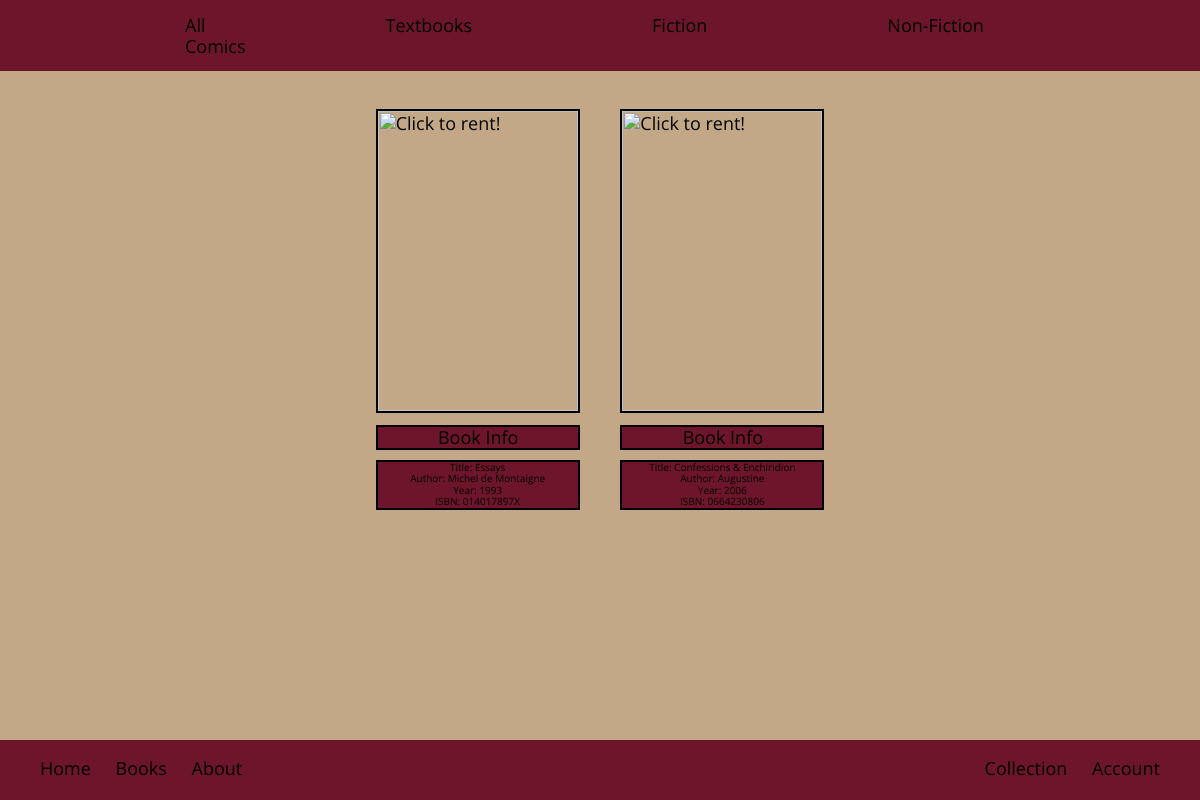
Page /html&php/library.php?genre=3 (signed in) on the earlier database version.
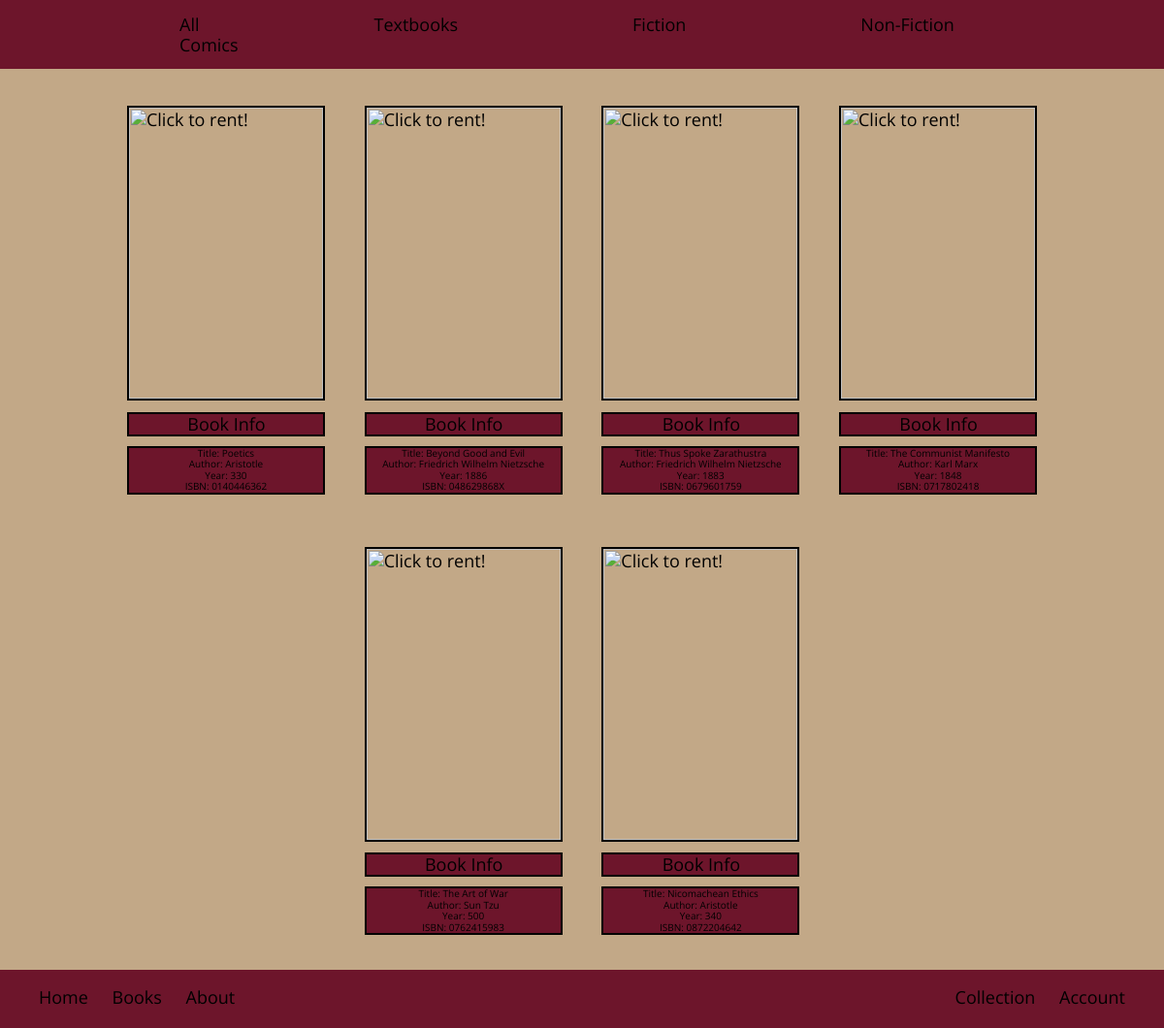
Same page on the later database version.
### tables this page shows
CREATE TABLE IF NOT EXISTS Books(
    `bookISBN` VARCHAR(10),
    `bookName` VARCHAR(100),
    `bookAuthor` VARCHAR(50),
    `publisher` VARCHAR(100),
    `year` INT,
    `genreID` INT NOT NULL,
    PRIMARY KEY (`bookISBN`)
);

### php/connectToDBAdmin.php (called while the page is built, shortened)
<?php
class NovelConnection {
	private $host = "localhost";
	private $user = "root";
	private $password = "";
	private $database = "NovelReads";
	private $conn;
	function __construct() {
		$this->conn = $this->connect();
	}
	function connect() {
		$conn = mysqli_connect($this->host,$this->user,$this->password,$this->database);
		return $conn;
	}
	function runQuery($query) {
		$result = mysqli_query($this->conn,$query);
		while($row=mysqli_fetch_assoc($result)) {
			$resultset[] = $row;
		}
		if (!empty($resultset))
			return $resultset;
	}
}
?>

### html&php/library.php (the view, shortened to what this page needs)
<?php
    require "../php/connectToDBAdmin.php";
    $handler = new NovelConnection();
?>
<!DOCTYPE html>
<html lang="en">
    <head>
        <link rel="stylesheet" type="text/css" href="../css/normalize.css">
        <link rel="stylesheet" type="text/css" href="../css/library.css">
    </head>
    <div class="nav-bar">
            <ul class="nav-bar">
                <li><a class="link-space" href="./library.php">All</a></li>
                <li><a class="link-space" href="./library.php?genre=1">Textbooks</a></li>
                <li><a class="link-space" href="./library.php?genre=2">Fiction</a></li>
                <li><a class="link-space" href="./library.php?genre=3">Non-Fiction</a></li>
                <li><a class="link-space" href="./library.php?genre=4">Comics</a></li>
            </ul>
    </div>
    <div class="product-box">
        <?php
            if (!isset($_GET["genre"])) {
                $product_array = $handler->runQuery("SELECT * FROM `Books` ORDER BY 'bookISBN' ASC");
            } else {
                $product_array = $handler->runQuery("SELECT * FROM `Books` WHERE `genreID` = '$_GET[genre]' ORDER BY 'bookISBN' ASC");
            }
            if (!empty($product_array)) {
                foreach($product_array as $key=>$value) {
        ?>
                <div class="product-inner-img">
                    <form method="post" action="library.php?action=add&ISBN=<?php echo $product_array[$key]["bookISBN"]; ?>">
                        <input title="Click to rent!" class="product-img" type="image" src="https://covers.openlibrary.org/b/isbn/<?php echo $product_array[$key]["bookISBN"];?>-L.jpg"/>
                    </form>
                    <p class="info-link">
                        <span id="info">Book Info</span>
                        <p class="hidden-info">
                            Title: <?php echo $product_array[$key]["bookName"];?></br>
                            Author: <?php echo $product_array[$key]["bookAuthor"];?></br>
                            Year: <?php echo $product_array[$key]["year"];?></br>
                            ISBN: <?php echo $product_array[$key]["bookISBN"];?></br>
                        </p>
                    </p>
                </div>
            <?php
                }
            }
            ?>
    </div>
    <div class="footer">
            <p class="footer-text-left">
                <a href="./index.php" class="menu">Home</a>
                <a href="./library.php" class="menu">Books</a>
                <a href="./index.php" class="menu">About</a>
            </p>
            <p class="footer-text-right">
                <?php
                if ($_SESSION['success'] == 1) {
                ?>
                    <a href="./collection.php" class="menu">Collection</a>
                <?php
                }?>
                <a href="./accountinfo.php" class="menu">Account</a>
            </p>
    </div>
</html>

### css/library.css (style rules this page uses)
html, body { background-color: #C2A887; font-family: 'Open Sans';font-size: 18px; justify-content: center; }
div.nav-bar { padding: 10px 0px 10px 0px; background-color: #6D152B; }
ul.nav-bar { margin: 0; padding: 5px; justify-content: space-between; overflow: hidden; }
li { padding: 0 0 0 10em; display: block; float: left; list-style-type: none; text-decoration: none; }
a.link-space { text-decoration: none; font-size: 18px; color: inherit; width: 100%; transition: 0.5s; }
div.product-box { margin: 20px 100px 60px 100px; text-align: center; height: inherit; }
div.product-inner-img { position: relative; display: inline-block; padding: 1rem 1rem; vertical-align: middle; transition: 0.5s; }
input.product-img { border: 2px solid black; height: 300px; width: 200px; }
p.info-link { border: 2px solid black; background-color: #6D152B; padding: 0px 59px 0px 60px; margin: 10px 0 10px 0; text-decoration: none; color: black; }
p.hidden-info { font-size: 10px; border: 2px solid black; background-color: #6D152B; text-decoration: none; color: black; }
.footer { position:fixed; bottom:0; width:100%; height: 60px; background-color: #6D152B; }
.footer-text-left { font-size:18px; padding-left:40px; float:left; word-spacing:20px; text-decoration: none; }
.footer-text-right { font-size:18px; padding-right:40px; float:right; word-spacing:20px; text-decoration: none; }
a.menu { text-decoration: none; color: inherit; transition: 0.5s; }

Differences in the rows shown:
removed books: bookName "Essays", bookAuthor "Michel de Montaigne", year "1993", bookISBN "014017897X"
removed books: bookName "Confessions & Enchiridion", bookAuthor "Augustine", year "2006", bookISBN "0664230806"
added books: bookName "Poetics", bookAuthor "Aristotle", year "330", bookISBN "0140446362"
added books: bookName "Beyond Good and Evil", bookAuthor "Friedrich Wilhelm Nietzsche", year "1886", bookISBN "048629868X"
added books: bookName "Thus Spoke Zarathustra", bookAuthor "Friedrich Wilhelm Nietzsche", year "1883", bookISBN "0679601759"
added books: bookName "The Communist Manifesto", bookAuthor "Karl Marx", year "1848", bookISBN "0717802418"
added books: bookName "The Art of War", bookAuthor "Sun Tzu", year "500", bookISBN "0762415983"
added books: bookName "Nicomachean Ethics", bookAuthor "Aristotle", year "340", bookISBN "0872204642"
